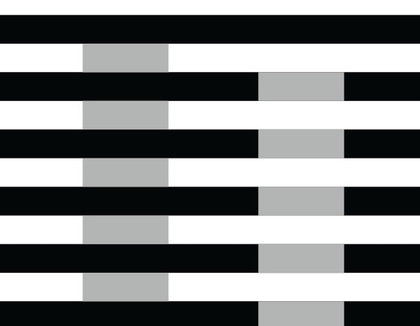
%> input picture Assignment_1/images/Whites_illusion.jpg, 420 x 326 px, shrunk from 607 x 471 before the run
$ octave Q1.m   (GNU Octave 9; MATLAB toolbox functions it lacks are replaced by stand-ins)
%> lines starting %> are read from the running program, lines starting %| are printed output that depends on the picture
### Assignment_1/code/imgaussfilt.m
function filteredImage = imgaussfilt(image,sigma)
    filterWidth = 2*ceil(2*sigma)+1;
    filter = fspecial('gaussian',filterWidth,sigma);
    filteredImage = imfilter(image,filter);
end

### Assignment_1/code/Q1.m
%   Q1.m
close all
clear

question = 'c';
N = 256;
switch question
    case 'a'
        I =  makeImageCheckerboard(N);
        figure
        image(I);

        %  put a shadow on the right side of the image
                for k = 1:3
            I( :, N/2 +1 : N,  k) =  I(: , N/2 +1 : N,  k) * 0.2 ;
        end
        figure
        image(I);
    case 'b'
        I =  makeImageSimultaneousContrast(N);
        figure
        image(I);
    case 'c'
        I =  imread('Whites_illusion.jpg');
%> I is the input picture: size 326x420x3 uint8; mean R, G, B 133.4, 135.2, 135.5
        figure
        image(I);
end
%%

%  Here we define the intensity, red-green, and blue-yellow axes
%  These are unit vectors;

R = squeeze( double( I(:,:,1) ) );      %  read up on what 'squeeze' does
G = squeeze( double( I(:,:,2) ) );
B = squeeze( double( I(:,:,3) ) );
intensity = (R + G + B)/3;

%%  Compute local contrast
sig_localmean = 1;   %  Arbitrarily chosen value.
%Set up for loops and show several examples
Rlocalmean  = imgaussfilt( R, sig_localmean );
%> in imgaussfilt, `filteredImage = imfilter(image,filter);`:
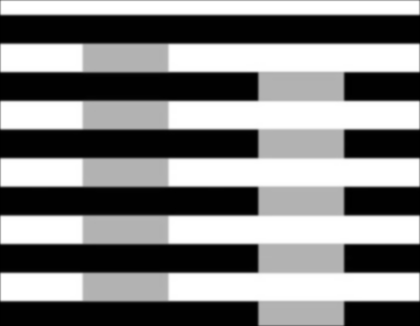
%> filteredImage: size 326x420 double; min 1.48, max 255, mean 132.9; drawn with min black and max white
Glocalmean  = imgaussfilt( G, sig_localmean );
Blocalmean  = imgaussfilt( B, sig_localmean );
intensityLocalMean = (Rlocalmean + Glocalmean + Blocalmean)/3;
localcontrast  =   (intensity - intensityLocalMean) ./ intensityLocalMean;
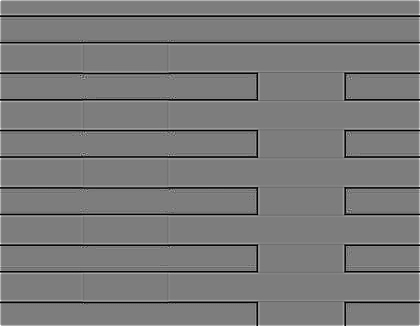
%> localcontrast: size 326x420 double; min -1, max 1.03, mean -0.0275; drawn with min black and max white

figure
imagesc(intensity);
colormap(gray(256)), colorbar
title('intensity')

figure
imagesc(localcontrast);
colormap(gray(256)), colorbar
title('localcontrast')
